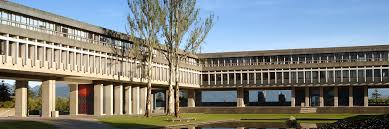
%> input picture sfu.jpg, 389 x 129 px
$ octave tutorial01.m   (GNU Octave 9; MATLAB toolbox functions it lacks are replaced by stand-ins)
%> lines starting %> are read from the running program, lines starting %| are printed output that depends on the picture; in (x1, y1, x2, y2) boxes, pixels count from 0 and x2, y2 are one past the last pixel; in counts of white or black regions, pixels touching at a corner belong together; the program's own positions count from 1
% corner detection
% eigen value points to the directions of changes; bigger eigen value, bigger change

% load image
Img = imread('sfu.jpg');
%> Img is the input picture: size 129x389x3 uint8; mean R, G, B 127.8, 131.1, 127.7
I = rgb2gray(Img);
I = padarray(I,[1 1], 0, 'both');
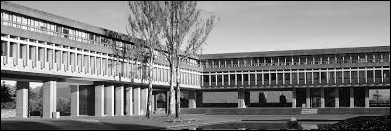
%> I: size 131x391 uint8; min 0, max 254, mean 127.1

% compute gradient
% gx = [1, 0, -1; 2, 0, -1; 1, 0, -1];
gx = [-1, 0, 1; -2, 0, 2; -1, 0, 1];
gy = gx';
Ix = conv2(I, gx, 'same');
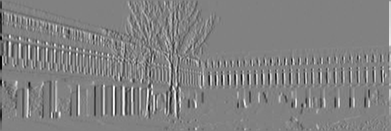
%> Ix: size 131x391 double; min -1003, max 974, mean 0; drawn with min black and max white
Iy = conv2(I, gy, 'same');
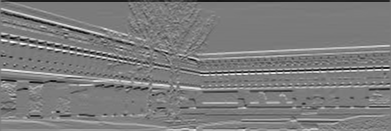
%> Iy: size 131x391 double; min -900, max 944, mean 0; drawn with min black and max white

% apply gaussian smooth
Ix2 = Ix .^ 2;
Iy2 = Iy .^ 2;
IxIy = Ix .* Iy;

Ix2 = imgaussfilt(Ix2);
Iy2 = imgaussfilt(Iy2);
IxIy = imgaussfilt(IxIy);


[row, col] = size(I);
%> row = 131; col = 391
L1 = zeros(row, col);
L2 = zeros(row, col);
Ix2p = padarray(Ix2, [1, 1]);
Iy2p = padarray(Iy2, [1, 1]);
Ixyp = padarray(IxIy, [1, 1]);

M11 = Ix2p;
M12 = Ixyp;
M21 = Ixyp;
M22 = Iy2p;

sumFilter = [1 1 1; 1 1 1; 1 1 1];

M11sum = conv2(M11, sumFilter, 'same');
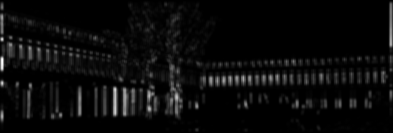
%> M11sum: size 133x393 double; min 0, max 5753401.9, mean 256074.3; drawn with min black and max white
M12sum = conv2(M12, sumFilter, 'same');
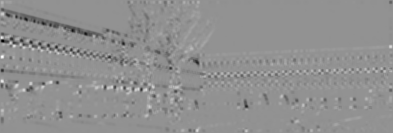
%> M12sum: size 133x393 double; min -1194133.9, max 890909.6, mean -11998.4; drawn with min black and max white
M21sum = conv2(M21, sumFilter, 'same');
M22sum = conv2(M22, sumFilter, 'same');
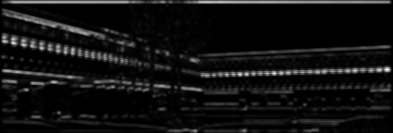
%> M22sum: size 133x393 double; min 0, max 4410026, mean 306087.9; drawn with min black and max white

E = (1/2) * (M11sum + M22sum) - sqrt(4 * (M12sum + M21sum) + (M11sum - M22sum) .^ 2);
% [25 lines of commented-out code are left out]
imshow(E > 50000);
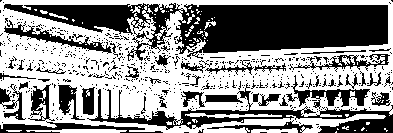
%> displayed picture: size 133x393 logical; 55.2% white; 606 black regions (562 under 20 px), largest, box (x1, y1, x2, y2) and area: (4, 3, 388, 61) 11988, (87, 83, 393, 133) 3128, (286, 75, 370, 109) 798
